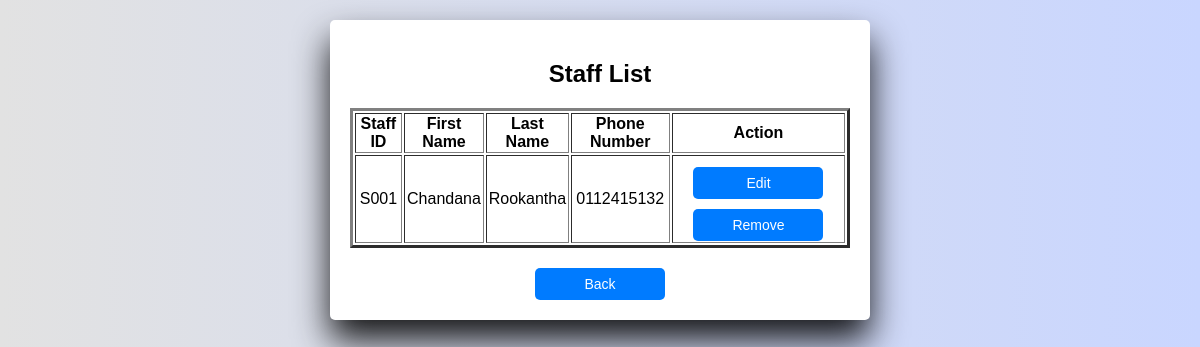
Page /adminselectstaffs.php on the committed database.
### tables this page shows
CREATE TABLE IF NOT EXISTS `staffdetails` (
  `firstname` varchar(150) NOT NULL,
  `lastname` varchar(150) NOT NULL,
  `staffID` varchar(150) NOT NULL,
  `phonenumber` varchar(10) NOT NULL,
  `password` int(10) NOT NULL,
  PRIMARY KEY (`staffID`)
);

### adminselectstaffs.php (the view, shortened to what this page needs)
<?php
$servername = "localhost";
$username = "root";
$password = "";
$dbname = "Care Compass Hospital";
$conn = new mysqli($servername, $username, $password, $dbname);
$sql = "SELECT * FROM staffdetails";
$result = $conn->query($sql);
?>
<!DOCTYPE html>
<html lang="en">
<head>
</head>
<body>
    <div class="container">
    <h2>Staff List</h2>
    <table border="3">
        <tr>
            <th>Staff ID</th>
            <th>First Name</th>
            <th>Last Name</th>
            <th>Phone Number</th>
            <th>Action</th>
        </tr>
        <?php
        if ($result->num_rows > 0) {
            while($row = $result->fetch_assoc()) {
                echo "<tr>";
                echo "<td>" . $row['staffID'] . "</td>";
                echo "<td>" . $row['firstname'] . "</td>";
                echo "<td>" . $row['lastname'] . "</td>";
                echo "<td>" . $row['phonenumber'] . "</td>";
                echo "<td>
                            <a href='changestaffdetails.php? staffID=" . $row['staffID'] . "' class='btn'>Edit</a>
                            <a href='removestaff.php?staffID=" . $row['staffID'] . "' onclick='return confirm(\"Are you sure you want to remove?\");' class='btn'>Remove</a>
                        </td>";
                echo "</tr>";
            }
        } else {
            echo "<tr><td colspan='5'>No staff found</td></tr>";
        }
        ?>
    </table>
    <div style="text-align: center; margin-top: 10px;">
    <a href="admindashboard.php" class="btn">Back</a>
    </div>
    </div>
</body>
</html>

### adminselectstaffs.php (style rules this page uses)
body { font-family: Arial, sans-serif; margin: 0; padding: 20px; background-color: rgb(14, 137, 185); background: linear-gradient(to right, #e2e2e2, #c9d6ff); }
.container { max-width: 500px; margin: auto; background: white; padding: 20px; border-radius: 5px; box-shadow: 0 20px 35px rgba(0, 0, 1, 0.9); }
table { text-align: center; }
h2 { text-align: center; }
.btn { display: inline-block; padding: 8px 15px; font-size: 14px; background-color: #007bff; color: white; border: none; border-radius: 5px; text-decoration: none; cursor: pointer; text-align: center; width: 100px; text-align: center; margin-top: 10px; }

### rows in the picture
staffdetails: staffID "S001", firstname "Chandana", lastname "Rookantha", phonenumber "0112415132"
